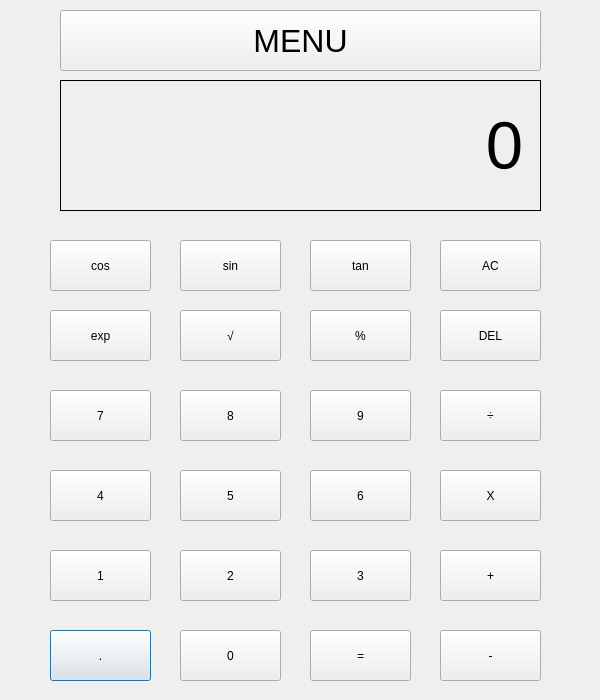
<?xml version="1.0" encoding="UTF-8"?>
<ui version="4.0">
 <class>Dialog</class>
 <widget class="QDialog" name="Dialog">
  <property name="geometry">
   <rect>
    <x>0</x>
    <y>0</y>
    <width>600</width>
    <height>700</height>
   </rect>
  </property>
  <property name="windowTitle">
   <string>Dialog</string>
  </property>
  <widget class="QLabel" name="DISPLAY">
   <property name="geometry">
    <rect>
     <x>60</x>
     <y>80</y>
     <width>481</width>
     <height>131</height>
    </rect>
   </property>
   <property name="font">
    <font>
     <pointsize>50</pointsize>
    </font>
   </property>
   <property name="frameShape">
    <enum>QFrame::Box</enum>
   </property>
   <property name="text">
    <string>0</string>
   </property>
   <property name="alignment">
    <set>Qt::AlignRight|Qt::AlignTrailing|Qt::AlignVCenter</set>
   </property>
   <property name="margin">
    <number>0</number>
   </property>
  </widget>
  <widget class="QPushButton" name="PONTO">
   <property name="geometry">
    <rect>
     <x>50</x>
     <y>630</y>
     <width>101</width>
     <height>51</height>
    </rect>
   </property>
   <property name="text">
    <string>.</string>
   </property>
  </widget>
  <widget class="QPushButton" name="ZERO">
   <property name="geometry">
    <rect>
     <x>180</x>
     <y>630</y>
     <width>101</width>
     <height>51</height>
    </rect>
   </property>
   <property name="text">
    <string>0</string>
   </property>
  </widget>
  <widget class="QPushButton" name="IGUAL">
   <property name="geometry">
    <rect>
     <x>310</x>
     <y>630</y>
     <width>101</width>
     <height>51</height>
    </rect>
   </property>
   <property name="text">
    <string>=</string>
   </property>
  </widget>
  <widget class="QPushButton" name="MENOS">
   <property name="geometry">
    <rect>
     <x>440</x>
     <y>630</y>
     <width>101</width>
     <height>51</height>
    </rect>
   </property>
   <property name="text">
    <string>-</string>
   </property>
  </widget>
  <widget class="QPushButton" name="UM">
   <property name="geometry">
    <rect>
     <x>50</x>
     <y>550</y>
     <width>101</width>
     <height>51</height>
    </rect>
   </property>
   <property name="text">
    <string>1</string>
   </property>
  </widget>
  <widget class="QPushButton" name="TRES">
   <property name="geometry">
    <rect>
     <x>310</x>
     <y>550</y>
     <width>101</width>
     <height>51</height>
    </rect>
   </property>
   <property name="text">
    <string>3</string>
   </property>
  </widget>
  <widget class="QPushButton" name="MAIS">
   <property name="geometry">
    <rect>
     <x>440</x>
     <y>550</y>
     <width>101</width>
     <height>51</height>
    </rect>
   </property>
   <property name="text">
    <string>+</string>
   </property>
  </widget>
  <widget class="QPushButton" name="DOIS">
   <property name="geometry">
    <rect>
     <x>180</x>
     <y>550</y>
     <width>101</width>
     <height>51</height>
    </rect>
   </property>
   <property name="text">
    <string>2</string>
   </property>
  </widget>
  <widget class="QPushButton" name="QUATRO">
   <property name="geometry">
    <rect>
     <x>50</x>
     <y>470</y>
     <width>101</width>
     <height>51</height>
    </rect>
   </property>
   <property name="text">
    <string>4</string>
   </property>
  </widget>
  <widget class="QPushButton" name="SEIS">
   <property name="geometry">
    <rect>
     <x>310</x>
     <y>470</y>
     <width>101</width>
     <height>51</height>
    </rect>
   </property>
   <property name="text">
    <string>6</string>
   </property>
  </widget>
  <widget class="QPushButton" name="VEZES">
   <property name="geometry">
    <rect>
     <x>440</x>
     <y>470</y>
     <width>101</width>
     <height>51</height>
    </rect>
   </property>
   <property name="text">
    <string>X</string>
   </property>
  </widget>
  <widget class="QPushButton" name="CINCO">
   <property name="geometry">
    <rect>
     <x>180</x>
     <y>470</y>
     <width>101</width>
     <height>51</height>
    </rect>
   </property>
   <property name="text">
    <string>5</string>
   </property>
  </widget>
  <widget class="QPushButton" name="SETE">
   <property name="geometry">
    <rect>
     <x>50</x>
     <y>390</y>
     <width>101</width>
     <height>51</height>
    </rect>
   </property>
   <property name="text">
    <string>7</string>
   </property>
  </widget>
  <widget class="QPushButton" name="NOVE">
   <property name="geometry">
    <rect>
     <x>310</x>
     <y>390</y>
     <width>101</width>
     <height>51</height>
    </rect>
   </property>
   <property name="text">
    <string>9</string>
   </property>
  </widget>
  <widget class="QPushButton" name="DIVISAO">
   <property name="geometry">
    <rect>
     <x>440</x>
     <y>390</y>
     <width>101</width>
     <height>51</height>
    </rect>
   </property>
   <property name="text">
    <string>÷</string>
   </property>
  </widget>
  <widget class="QPushButton" name="OITO">
   <property name="geometry">
    <rect>
     <x>180</x>
     <y>390</y>
     <width>101</width>
     <height>51</height>
    </rect>
   </property>
   <property name="text">
    <string>8</string>
   </property>
  </widget>
  <widget class="QPushButton" name="EXPONENCIAL">
   <property name="geometry">
    <rect>
     <x>50</x>
     <y>310</y>
     <width>101</width>
     <height>51</height>
    </rect>
   </property>
   <property name="text">
    <string>exp</string>
   </property>
  </widget>
  <widget class="QPushButton" name="PORCENTAGEM">
   <property name="geometry">
    <rect>
     <x>310</x>
     <y>310</y>
     <width>101</width>
     <height>51</height>
    </rect>
   </property>
   <property name="text">
    <string>%</string>
   </property>
  </widget>
  <widget class="QPushButton" name="DEL">
   <property name="geometry">
    <rect>
     <x>440</x>
     <y>310</y>
     <width>101</width>
     <height>51</height>
    </rect>
   </property>
   <property name="text">
    <string>DEL</string>
   </property>
  </widget>
  <widget class="QPushButton" name="RAIZ">
   <property name="geometry">
    <rect>
     <x>180</x>
     <y>310</y>
     <width>101</width>
     <height>51</height>
    </rect>
   </property>
   <property name="text">
    <string>√</string>
   </property>
  </widget>
  <widget class="QPushButton" name="COS">
   <property name="geometry">
    <rect>
     <x>50</x>
     <y>240</y>
     <width>101</width>
     <height>51</height>
    </rect>
   </property>
   <property name="text">
    <string>cos</string>
   </property>
  </widget>
  <widget class="QPushButton" name="TANGENTE">
   <property name="geometry">
    <rect>
     <x>310</x>
     <y>240</y>
     <width>101</width>
     <height>51</height>
    </rect>
   </property>
   <property name="text">
    <string>tan</string>
   </property>
  </widget>
  <widget class="QPushButton" name="AC">
   <property name="geometry">
    <rect>
     <x>440</x>
     <y>240</y>
     <width>101</width>
     <height>51</height>
    </rect>
   </property>
   <property name="text">
    <string>AC</string>
   </property>
  </widget>
  <widget class="QPushButton" name="SENO">
   <property name="geometry">
    <rect>
     <x>180</x>
     <y>240</y>
     <width>101</width>
     <height>51</height>
    </rect>
   </property>
   <property name="text">
    <string>sin</string>
   </property>
  </widget>
  <widget class="QPushButton" name="MENU">
   <property name="geometry">
    <rect>
     <x>60</x>
     <y>10</y>
     <width>481</width>
     <height>61</height>
    </rect>
   </property>
   <property name="font">
    <font>
     <pointsize>24</pointsize>
    </font>
   </property>
   <property name="text">
    <string>MENU</string>
   </property>
  </widget>
 </widget>
 <resources/>
 <connections/>
</ui>
